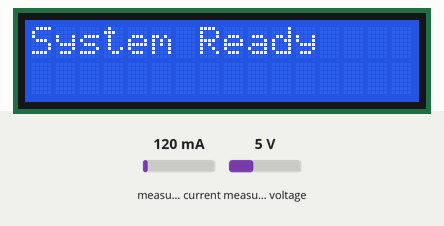
Simulated run of this sketch. Board: ESP32. Parts: 16×2 character LCD. Inputs (shaded band) come from the test bench; at power-on: measured current 120 mA, measured voltage 5 V. WiFi joins after 1.5 s; servers stay silent unless stated; uploads are accepted with an empty reply; the local clock reads 2024-03-15 10:24:30 at power-on unless the sketch sets it; what the sketch prints to the serial monitor is not drawn.

Above: at 2.6 s.
At 8.2 s:
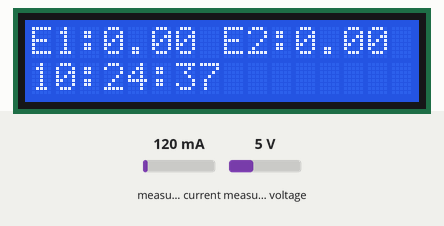
8.3 s: measured current set to 500 mA
At 10.8 s:
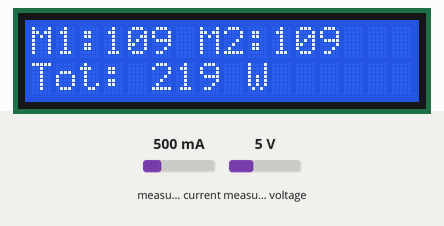
11.3 s: measured voltage set to 0.3 V
At 14.4 s:
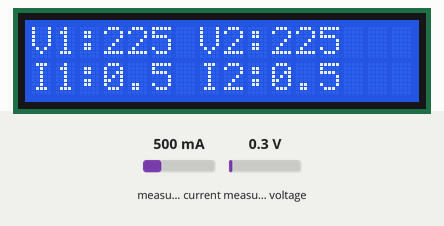
Timing chart, 0 to 15.9 s (numbered marks = the images above; inputs shaded):
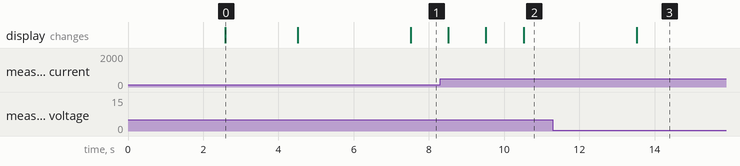

Measured:
- what the display in image 0 shows lasts 1.9 s, from 2.6 s to 4.5 s

The sketch:

esp32-program.ino
```cpp
#include <PZEM004Tv30.h>
#include <Wire.h>
#include <LiquidCrystal_I2C.h>
#include <RTClib.h>
#include <WiFi.h>
#include <HTTPClient.h>

// ================= WIFI CONFIG =================
const char* ssid = "Wifi kita";
const char* password = "wifikita123";
const char* serverName = "http://192.168.1.46:5000/api/sensor/data"; // UBAH KE IP PC ANDA

// ================= LCD =================
LiquidCrystal_I2C lcd(0x27, 16, 2);

// ================= RTC =================
RTC_DS3231 rtc;

// ================= PIN =================
#define RX1 26
#define TX1 27
#define RX2 32
#define TX2 33

// ================= SERIAL =================
HardwareSerial SerialPZEM1(2);
HardwareSerial SerialPZEM2(1);

// ================= PZEM =================
PZEM004Tv30 pzem1;
PZEM004Tv30 pzem2;

// ================= VAR =================
float v1,i1,p1,e1,f1,pf1;
float v2,i2,p2,e2,f2,pf2;

// ================= TIMER =================
unsigned long lastRead = 0;
unsigned long lastLCD  = 0;
unsigned long lastMode = 0;
unsigned long lastSave = 0;

int mode = 0;

// ================= FILTER =================
float safe(float val){ return isnan(val) ? 0 : val; }

// ================= INIT =================
void initPZEM(){
  Serial.println("RECONNECT PZEM...");
  SerialPZEM1.begin(9600, SERIAL_8N1, RX1, TX1);
  SerialPZEM2.begin(9600, SERIAL_8N1, RX2, TX2);

  pzem1 = PZEM004Tv30(SerialPZEM1, RX1, TX1);
  pzem2 = PZEM004Tv30(SerialPZEM2, RX2, TX2);

  delay(1000);
}

void initWiFi(){
  WiFi.begin(ssid, password);
  Serial.print("Connecting to WiFi");
  while(WiFi.status() != WL_CONNECTED) {
    delay(500);
    Serial.print(".");
  }
  Serial.println("\nConnected to WiFi network with IP Address: ");
  Serial.println(WiFi.localIP());
}

// ================= SETUP =================
void setup() {
  Serial.begin(115200);
  initWiFi();
  initPZEM();

  lcd.init();
  lcd.backlight();

  if (!rtc.begin()) {
    Serial.println("RTC ERROR");
    // while (1); // Disable block for debug
  }

  lcd.setCursor(0,0);
  lcd.print("System Ready");
  delay(1500);
}

// ================= LOOP =================
void loop() {

  unsigned long nowMillis = millis();
  DateTime now = rtc.now();

  // ===== BACA SENSOR & KIRIM HTTP (Kirim tiap 3 detik) =====
  if(nowMillis - lastRead >= 3000){
    lastRead = nowMillis;

    v1 = safe(pzem1.voltage());
    i1 = safe(pzem1.current());
    p1 = safe(pzem1.power());
    e1 = safe(pzem1.energy());
    f1 = safe(pzem1.frequency());
    pf1 = safe(pzem1.pf());

    v2 = safe(pzem2.voltage());
    i2 = safe(pzem2.current());
    p2 = safe(pzem2.power());
    e2 = safe(pzem2.energy());
    f2 = safe(pzem2.frequency());
    pf2 = safe(pzem2.pf());

    // LOGIKA MATI
    if (v1 < 50){ v1=0; i1=0; p1=0; }
    if (v2 < 50){ v2=0; i2=0; p2=0; }

    float totalPower  = p1 + p2;
    float totalEnergy = e1 + e2;

    // Logika simpan database tiap 1 menit
    bool shouldSave = false;
    if (nowMillis - lastSave >= 60000 || lastSave == 0) {
      lastSave = nowMillis;
      shouldSave = true;
    }

    // ===== SERIAL MONITOR =====
    Serial.println("\n==============================================");
    Serial.printf("WAKTU : %04d-%02d-%02d %02d:%02d:%02d\n",
      now.year(), now.month(), now.day(),
      now.hour(), now.minute(), now.second());

    Serial.println("==============================================");
    Serial.println("PARAMETER        | MESIN 1        | MESIN 2");
    Serial.println("------------------------------------------------");

    Serial.printf("Voltage (V)      | %-14.2f | %-14.2f\n", v1, v2);
    Serial.printf("Current (A)      | %-14.2f | %-14.2f\n", i1, i2);
    Serial.printf("Power (W)        | %-14.2f | %-14.2f\n", p1, p2);
    Serial.printf("Energy (kWh)     | %-14.3f | %-14.3f\n", e1, e2);
    Serial.printf("Frequency (Hz)   | %-14.1f | %-14.1f\n", f1, f2);
    Serial.printf("Power Factor     | %-14.2f | %-14.2f\n", pf1, pf2);

    Serial.println("------------------------------------------------");
    Serial.printf("TOTAL POWER      : %.2f W\n", totalPower);
    Serial.printf("TOTAL ENERGY     : %.3f kWh\n", totalEnergy);

    Serial.printf("STATUS           | %-14s | %-14s\n",
      (p1 > 0 ? "ON" : "OFF"),
      (p2 > 0 ? "ON" : "OFF"));

    // ===== HTTP POST KE SERVER LOKAL Flask =====
    if(WiFi.status() == WL_CONNECTED){
      HTTPClient http;
      http.begin(serverName);
      http.addHeader("Content-Type", "application/json");

      String jsonPayload = String("{\"m1\": {") +
                            "\"v\":" + String(v1) + ",\"i\":" + String(i1) + ",\"p\":" + String(p1) +
                            ",\"e\":" + String(e1) + ",\"f\":" + String(f1) + ",\"pf\":" + String(pf1) + "}," +
                            "\"m2\": {" +
                            "\"v\":" + String(v2) + ",\"i\":" + String(i2) + ",\"p\":" + String(p2) +
                            ",\"e\":" + String(e2) + ",\"f\":" + String(f2) + ",\"pf\":" + String(pf2) + "}," +
                            "\"save\":" + (shouldSave ? "true" : "false") + "}";

      int httpResponseCode = http.POST(jsonPayload);
      Serial.print("HTTP POST => => Response code: ");
      Serial.println(httpResponseCode);
      http.end();
    } else {
      Serial.println("WiFi Disconnected. Data not sent.");
    }
    Serial.println("==============================================\n");
  }

  // ===== GANTI MODE LCD (3 detik) =====
  if(nowMillis - lastMode >= 3000){
    lastMode = nowMillis;
    mode++;
    if(mode > 2) mode = 0;
  }

  // ===== UPDATE LCD (500 ms) =====
  if(nowMillis - lastLCD >= 500){
    lastLCD = nowMillis;

    char line1[17];
    char line2[17];

    if(mode == 0){
      snprintf(line1, sizeof(line1), "M1:%3.0f M2:%3.0f", p1, p2);
      snprintf(line2, sizeof(line2), "Tot:%4.0f W", p1+p2);
    }
    else if(mode == 1){
      snprintf(line1, sizeof(line1), "V1:%3.0f V2:%3.0f", v1, v2);
      snprintf(line2, sizeof(line2), "I1:%.1f I2:%.1f", i1, i2);
    }
    else{
      snprintf(line1, sizeof(line1), "E1:%.2f E2:%.2f", e1, e2);
      snprintf(line2, sizeof(line2), "%02d:%02d:%02d",
        now.hour(), now.minute(), now.second());
    }

    lcd.setCursor(0,0);
    lcd.print("                ");
    lcd.setCursor(0,0);
    lcd.print(line1);

    lcd.setCursor(0,1);
    lcd.print("                ");
    lcd.setCursor(0,1);
    lcd.print(line2);
  }
}
```
